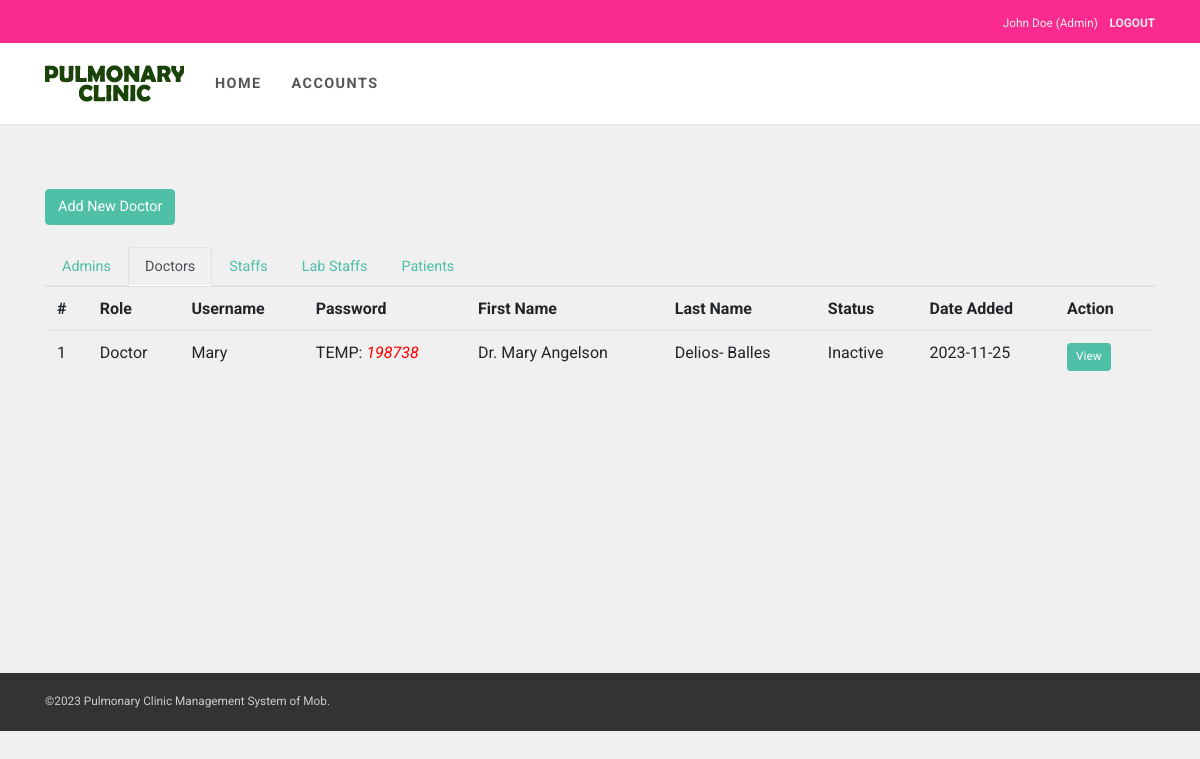
The app's page /pages/accounts.php?role=Doctor (signed in), older data.
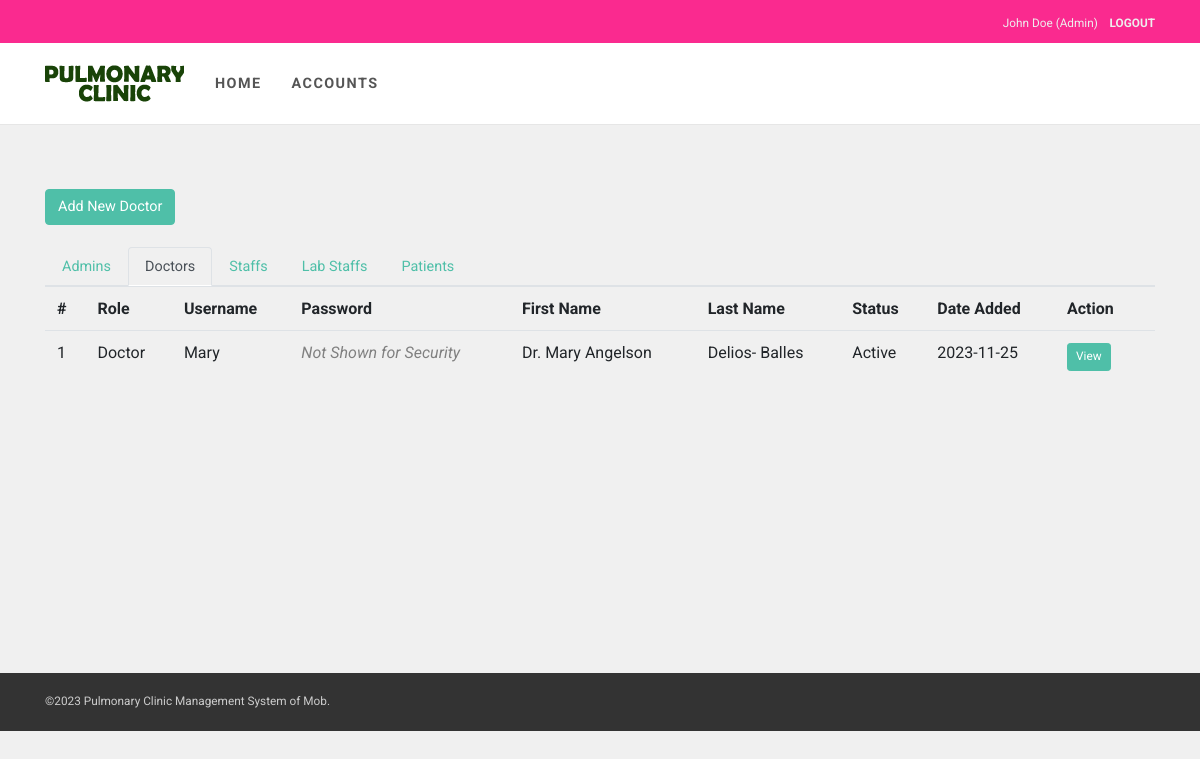
The same page, newer data.
### tables this page shows
CREATE TABLE `user` (
  `Id` tinyint(11) NOT NULL AUTO_INCREMENT,
  `username` varchar(100) NOT NULL DEFAULT '',
  `password` varchar(100) NOT NULL,
  `firstName` varchar(150) DEFAULT NULL,
  `lastName` varchar(150) DEFAULT NULL,
  `status` varchar(255) DEFAULT 'Inactive',
  `role` varchar(20) DEFAULT NULL,
  `dateAdded` date DEFAULT NULL,
  `phone` varchar(255) DEFAULT NULL,
  `email` varchar(255) DEFAULT NULL,
  `isDeleted` varchar(255) DEFAULT 'false',
  `birthday` date DEFAULT NULL,
  `doctorId` int(11) DEFAULT NULL,
  `image` varchar(255) DEFAULT NULL,
  PRIMARY KEY (`Id`)
);

### config/functions.php (called while the page is built, shortened)
<?php
function get_query_string($keyword, $default){
	return (isset($_GET[$keyword]) && $_GET[$keyword] != '') ? $_GET[$keyword] : $default;
}
?>

### config/Models.php (called while the page is built, shortened)
<?php
include "CRUD.php";
include "functions.php";
function user() {
	$crud = new CRUD;
	$crud->table = "user";
	return $crud;
}
?>

### config/CRUD.php (called while the page is built)
<?php class CRUD{var $table;var $obj=array();function arrayToQuery($query){$query_array=array();foreach($query as $key=>$key_value){if($key_value=="NOW()"){$query_array[]="$key=$key_value";}else{$query_array[]="$key='".htmlspecialchars($key_value,ENT_QUOTES)."'";}}return implode(', ',$query_array);}function list($query=""){$query=$query?"where ".$query:"";$db=Database::connect();$pdo=$db->prepare("select * from $this->table $query");$pdo->execute();$result=$pdo->fetchAll(PDO::FETCH_OBJ);Database::disconnect();return $result;}function count($query=""){$query=$query?"where ".$query:"";$db=Database::connect();$pdo=$db->prepare("select * from $this->table $query");$pdo->execute();Database::disconnect();return $pdo->rowCount();}function get($args){$db=Database::connect();$pdo=$db->prepare("select * from $this->table where $args");$pdo->execute();$result=$pdo->fetch(PDO::FETCH_OBJ);Database::disconnect();return $result;}function create(){$object=$this->arrayToQuery($this->obj);$db=Database::connect();$pdo=$db->prepare("insert into $this->table set $object");$pdo->execute();Database::disconnect();}function update($args){$object=$this->arrayToQuery($this->obj);$db=Database::connect();$pdo=$db->prepare("update $this->table set $object where $args");$pdo->execute();Database::disconnect();}function delete($args){$db=Database::connect();$pdo=$db->prepare("delete from $this->table where $args");$pdo->execute();Database::disconnect();}} ?>

### pages/accounts.php (the view, shortened to what this page needs)
<?php
$ROOT_DIR="../";
include $ROOT_DIR . "templates/header.php";
$role = get_query_string("role", "Admin");
$user_list = user()->list("role='$role'");
$adminActive = "";
$staffActive = "";
$doctorActive = "";
$labActive = "";
$patientActive = "";
if ($role=="Doctor") {
  $doctorActive = "active";
}
?>
<?php if ($role!="Patient"): ?>
  <div class="row">
    <div class="col-12 text-left">
      <a href="user-add.php?role=<?=$role;?>" class="btn btn-primary mt-3">Add New <?=$role;?></a>
    </div>
  </div>
<br>
<?php endif; ?>
  <ul class="nav nav-tabs">
  <li class="nav-item">
    <a class="nav-link <?=$adminActive?>" href="?role=Admin">Admins</a>
  </li>
  <li class="nav-item">
    <a class="nav-link <?=$doctorActive?>" href="?role=Doctor">Doctors</a>
  </li>
  <li class="nav-item">
    <a class="nav-link <?=$staffActive?>" href="?role=Staff">Staffs</a>
  </li>
  <li class="nav-item">
    <a class="nav-link <?=$labActive?>" href="?role=Lab">Lab Staffs</a>
  </li>
  <li class="nav-item">
    <a class="nav-link <?=$patientActive?>" href="?role=Patient">Patients</a>
  </li>
</ul>
<table class="table">
  <tr>
    <th>#</th>
    <th>Role</th>
    <th>Username</th>
    <th>Password</th>
    <th>First Name</th>
    <th>Last Name</th>
    <th>Status</th>
    <th>Date Added</th>
    <th width="100">Action</th>
  </tr>
  <?php
  $count = 0;
   foreach ($user_list as $row):
     $count += 1;
     ?>
    <tr>
      <td><?=$count;?></td>
      <td><?=$row->role;?></td>
      <td><?=$row->username;?></td>
      <?php if ($row->status=="Inactive" && $role!="Household"): ?>
      <td>TEMP: <span style="color:red;font-style:italic;"><?=$row->password;?></span></td>
        <?php else: ?>
        <td><span style="color:gray;font-style:italic;">Not Shown for Security</span></td>
      <?php endif; ?>
      <td><?=$row->firstName;?></td>
      <td><?=$row->lastName;?></td>
      <td><?=$row->status;?></td>
      <td><?=$row->dateAdded;?></td>
      <td><a href="user-detail.php?Id=<?=$row->Id;?>" class="btn btn-primary btn-sm">View</a></td>
    </tr>
  <?php endforeach; ?>
</table>
<?php include $ROOT_DIR . "templates/footer.php"; ?>

Row changes from the older to the newer data that the page shows:
changed user "Doctor": status "Inactive" → "Active"; password "198738" → (not shown); status "TEMP:" → "Not Shown for Security"
